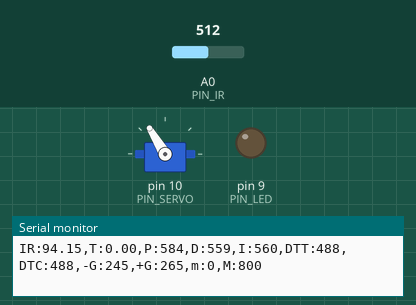
Simulated run of this sketch. Board: Arduino Uno, built with avr-gcc and run on an emulated ATmega328P. On the bench: servo, output pins drawn as LEDs (lit = HIGH), the last lines printed to the serial monitor. Inputs (shaded band) come from the test bench; at power-on: A0 (PIN_IR) = 512.

Above: at 1.2 s.
1.3 s: A0 (PIN_IR) set to 400
At 2.08 s:
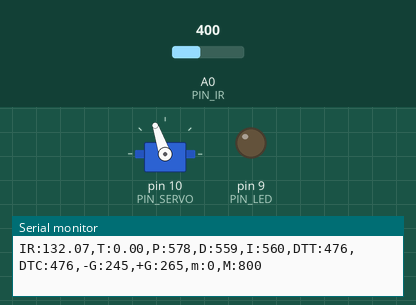
4.3 s: A0 (PIN_IR) set to 0
At 4.53 s:
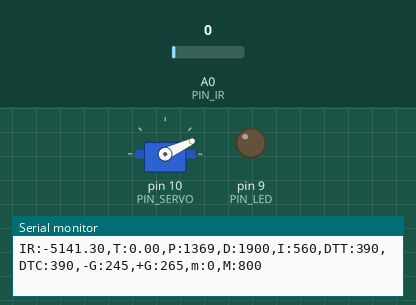
6.2 s: A0 (PIN_IR) set to 4
At 6.7 s:
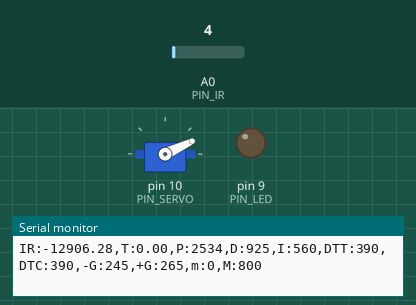
Timing chart, 0 to 9.2 s (numbered marks = the images above; inputs shaded):
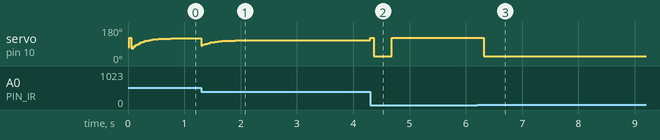

The sketch:

PID.ino
```cpp
#include <Servo.h>

#define PIN_LED 9
#define PIN_SERVO 10
#define PIN_IR A0

#define _DIST_TARGET 255
#define _DIST_MIN 100
#define _DIST_MAX 410

#define _DIST_ALPHA 0.1

#define _DUTY_MIN 800
#define _DUTY_NEU 1300
#define _DUTY_MAX 1800

#define _SERVO_ANGLE 20
#define _SERVO_SPEED 100

#define _INTERVAL_DIST 20
#define _INTERVAL_SERVO 20
#define _INTERVAL_SERIAL 100

#define _KP 3
#define _KD 100
#define _KI 0.09
#define _ITERM_MAX 10

Servo myservo;

float dist_target;
float dist_raw, dist_ema;

unsigned long last_sampling_time_dist, last_sampling_time_servo, last_sampling_time_serial;
bool event_dist, event_servo, event_serial;

int duty_chg_per_interval;
int duty_target, duty_curr;
float error_curr, error_prev, control, pterm, dterm, iterm;

void setup() {
  Serial.begin(57600);

  myservo.attach(PIN_SERVO);
  pinMode(PIN_LED, OUTPUT);

  error_curr = error_prev = 0.0;
  pterm = dterm = iterm = 0;

  myservo.writeMicroseconds(_DUTY_NEU);
  duty_target = duty_curr = _DUTY_NEU;

  duty_chg_per_interval = (_DUTY_MAX - _DUTY_MIN) * (_SERVO_SPEED / _SERVO_ANGLE) * (_INTERVAL_SERVO / 1000.0);
}

void loop() {

  // Event generator //

  unsigned long time_curr = millis();
  if(time_curr >= last_sampling_time_dist + _INTERVAL_DIST){
      last_sampling_time_dist += _INTERVAL_DIST;
      event_dist = true;
  }

  if(time_curr >= last_sampling_time_servo + _INTERVAL_SERVO){
      last_sampling_time_servo += _INTERVAL_SERVO;
      event_servo = true;
  }

  if(time_curr >= last_sampling_time_serial + _INTERVAL_SERIAL){
      last_sampling_time_serial += _INTERVAL_SERIAL;
      event_serial = true;
  }

// Event handlers //

  if(event_dist) {
    event_dist = false;
    dist_raw = ir_distance_filtered();

  // PID control logic
    error_curr = _DIST_TARGET - dist_raw;
    pterm = _KP * error_curr;
    dterm = _KD * (error_curr - error_prev);
    iterm += _KI * error_curr;

    if(iterm > _ITERM_MAX) iterm = _ITERM_MAX;
    if(iterm < - _ITERM_MAX) iterm = - _ITERM_MAX;

    control = pterm + dterm + iterm;

  // duty_target = f(duty_neutral, control)
    duty_target = _DUTY_NEU + control;

  // keep duty_target value within the range of [_DUTY_MIN, _DUTY_MAX]
    duty_target = min(duty_target, _DUTY_MAX);
    duty_target = max(duty_target, _DUTY_MIN);

    error_prev = error_curr;
  }

  if(event_servo){
    event_servo = false;
    // adjust duty_curr toward duty_target by duty_chg_per_interval
    if(duty_curr > duty_target){
      duty_curr += duty_chg_per_interval;
      if(duty_curr > duty_target) duty_curr = duty_target;
    } else {
      duty_curr -= duty_chg_per_interval;
      if(duty_curr < duty_target) duty_curr = duty_target;
    }

    // update servo position
    myservo.writeMicroseconds(duty_curr);
  }

  if(event_serial) {
    event_serial = false;
    Serial.print("IR:");
    Serial.print(dist_raw);
    Serial.print(",T:");
    Serial.print(dist_target);
    Serial.print(",P:");
    Serial.print(map(pterm,-1000,1000,510,610));
    Serial.print(",D:");
    Serial.print(map(dterm,-1000,1000,510,610));
    Serial.print(",I:");
    Serial.print(map(iterm,-1000,1000,510,610));
    Serial.print(",DTT:");
    Serial.print(map(duty_target,1000,2000,410,510));
    Serial.print(",DTC:");
    Serial.print(map(duty_curr,1000,2000,410,510));
    Serial.println(",-G:245,+G:265,m:0,M:800");
    }
}

float ir_distance(){ // return value unit: mm
  float value, volt = float(analogRead(PIN_IR));
  value = ((6762.0 / (volt - 9.0)) - 4.0) * 10.0;
  return value;
}

float ir_distance_filtered(){
  return dist_ema = _DIST_ALPHA * ir_distance() + (1 - _DIST_ALPHA) * dist_ema;
}
```

Measured:
- after the input at 4.3 s, servo on pin 10 (PIN_SERVO): 110° → 25° at once, → 122° 0.38 s later
- after the input at 6.2 s, servo on pin 10 (PIN_SERVO): 122° → 25° after 0.12 s
